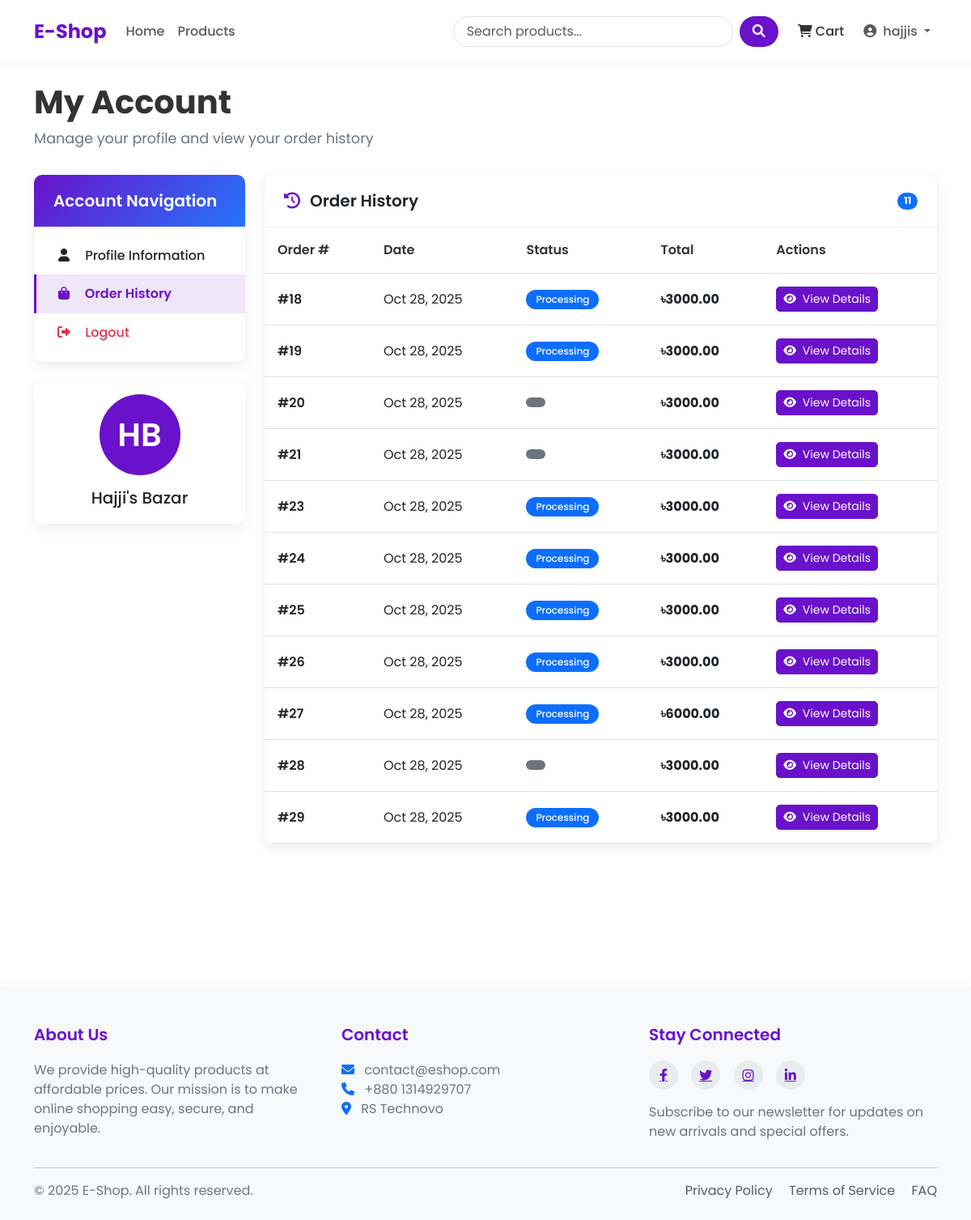
Page /profile/?tab=orders (signed in) on the earlier database version.
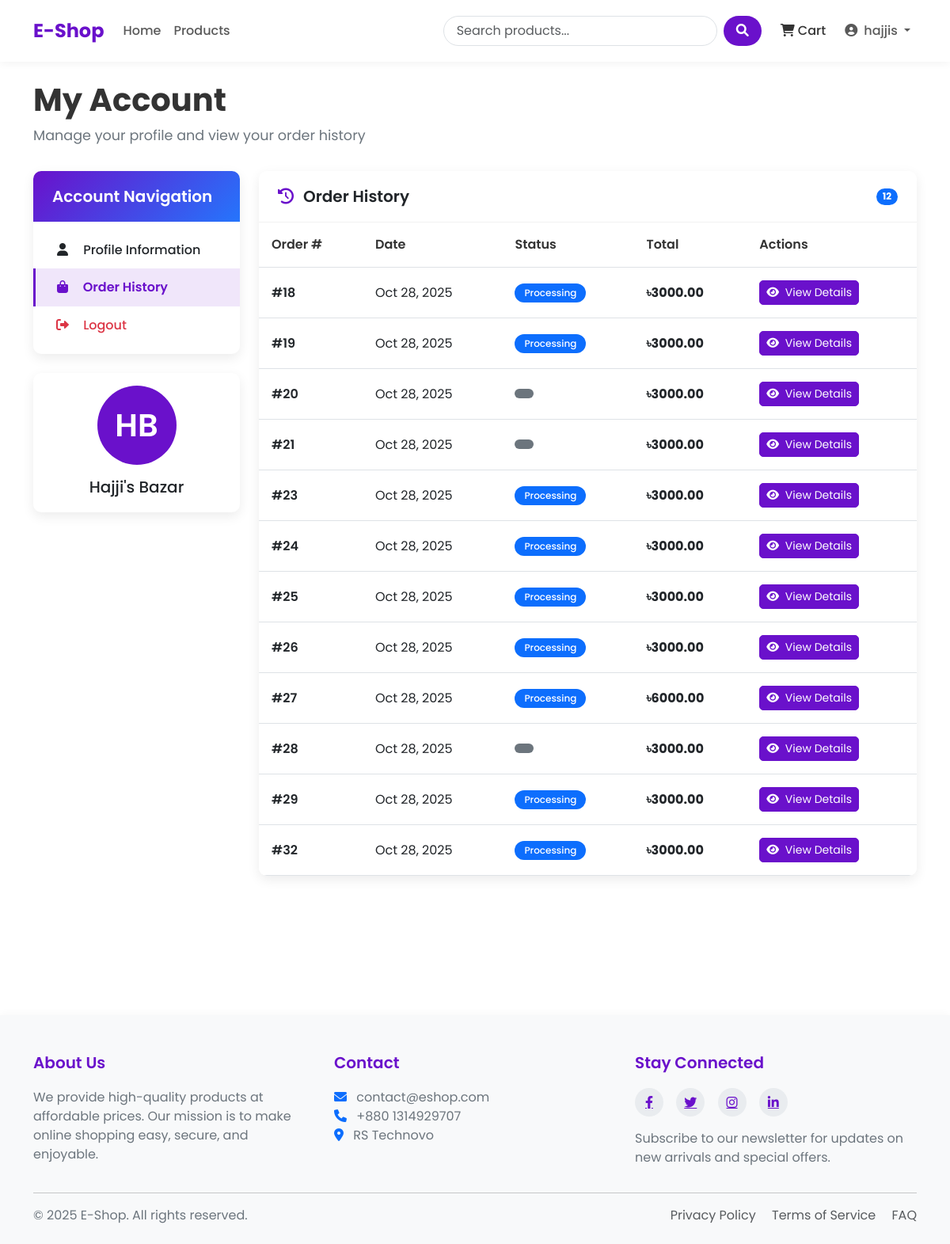
Same page on the later database version.
### shop/models.py (models this page shows, shortened)
class Order(models.Model):
    STATUS = [
        ('pending', 'Pending'),
        ('processing', 'Processing'),
        ('shipped', 'Shipped'),
        ('delivered', 'Delivered'),
        ('canceled', 'Canceled'),
    ]
    user = models.ForeignKey(User, on_delete=models.CASCADE, related_name='orders')
    first_name = models.CharField(max_length=100)
    last_name = models.CharField(max_length=100)
    email = models.EmailField()
    address = models.TextField()
    postal_code = models.CharField(max_length=100)
    phone = models.CharField(max_length=12)
    city = models.CharField(max_length=100)
    note = models.TextField()
    paid = models.BooleanField(default=False)
    transaction_id = models.CharField(max_length=100)
    created_at = models.DateTimeField(auto_now_add=True)
    updated_at = models.DateTimeField(auto_now=True)
    status = models.CharField(max_length=10, choices=STATUS)
    def get_total_cost(self):
        return sum(item.get_cost() for item in self.order_items.all()) # 100

class OrderItem(models.Model):
    order = models.ForeignKey(Order, on_delete=models.CASCADE, related_name='order_items')
    product = models.ForeignKey(Product, on_delete=models.CASCADE)
    quantity = models.PositiveBigIntegerField(default=1)
    price = models.DecimalField(max_digits=10, decimal_places=2)
    def get_cost(self):
        return self.quantity*self.product.price  # 20

class Product(models.Model):
    name = models.CharField(max_length=100)
    slug = models.SlugField(max_length=200, unique=True)
    category = models.ForeignKey(Category, on_delete=models.CASCADE, related_name='products')
    description = models.TextField()
    price = models.DecimalField(max_digits=10, decimal_places=2) # 405.99
    stock = models.PositiveBigIntegerField(default=1)
    available = models.BooleanField(default=True)
    created_at = models.DateTimeField(auto_now_add=True)
    updated_at = models.DateTimeField(auto_now=True)
    image = models.ImageField(upload_to='products/%Y/%m/%d') # products/25/10/2025

### shop/views.py (the view)
# urls.py: path("profile/", views.profile, name="profile"),
@login_required
def profile(request):
    tab = request.GET.get("tab")
    orders = Order.objects.filter(user=request.user)
    completed_orders = orders.filter(status="delivered")
    total_spent = sum(order.get_total_cost() for order in orders)
    order_history_active = tab == "orders"  # true or false return korbe
    return render(
        request,
        "shop/profile.html",
        {
            "user": request.user,
            "orders": orders,
            "completed_orders": completed_orders,
            "total_spent": total_spent,
            "order_history_active": order_history_active,
        },
    )

### shop/context_processors.py (called while the page is built)
def cart_items_count(request):
    if request.user.is_authenticated:
        try:
            cart = Cart.objects.get(user=request.user)
            return {'cart_items_count' : cart.get_total_items()}
        except Cart.DoesNotExist:
            {'cart_items_count' : 0}
    return {'cart_items_count' : 0}

### shop/models.py (called while the page is built)
    def get_total_items(self):
        return sum(item.quantity for item in self.items.all())

### templates/shop/profile.html (shortened to what the changed rows need)
{% extends 'base.html' %}
{% block content %}
<div class="profile-container">
    <div class="profile-header">
        <h1 class="profile-title">My Account</h1>
    </div>
    <div class="row">
        <div class="col-lg-9">
            {% if order_history_active %}
            <div class="content-card card">
                <div class="card-header d-flex justify-content-between align-items-center">
                    <h5 class="mb-0"><i class="fas fa-history"></i> Order History</h5>
                    {% if orders %}
                    <span class="badge bg-primary rounded-pill">{{ orders|length }}</span>
                    {% endif %}
                </div>
                <div class="card-body p-0">
                    {% if orders %}
                        <div class="table-responsive">
                            <table class="table order-table mb-0">
                                <thead>
                                    <tr>
                                        <th>Order #</th>
                                        <th>Date</th>
                                        <th>Status</th>
                                        <th>Total</th>
                                        <th>Actions</th>
                                    </tr>
                                </thead>
                                <tbody>
                                    {% for order in orders %}
                                    <tr>
                                        <td class="order-id">#{{ order.id }}</td>
                                        <td>{{ order.created_at|date:"M d, Y" }}</td>
                                        <td>
                                            <span class="status-badge badge {% if order.status == 'delivered' %}bg-success{% elif order.status == 'shipped' %}bg-info{% elif order.status == 'processing' %}bg-primary{% elif order.status == 'canceled' %}bg-danger{% else %}bg-secondary{% endif %}">
                                                {{ order.get_status_display }}
                                            </span>
                                        </td>
                                        <td class="fw-bold">৳{{ order.get_total_cost }}</td>
                                        <td>
                                            <button type="button" class="btn btn-sm btn-primary view-btn" data-bs-toggle="modal" data-bs-target="#orderModal{{ order.id }}">
                                                <i class="fas fa-eye me-1"></i> View Details
                                            </button>
                                        </td>
                                    </tr>
                                    {% endfor %}
                                </tbody>
                            </table>
                        </div>
                    {% endif %}
                </div>
            </div>
            {% endif %}
        </div>
    </div>
</div>
{% endblock %}

Differences in the rows shown:
added Order: id "32", created_at "Oct 28, 2025", status "Processing", get_total_cost "3000.00"
Other differences:
{{ orders|length }}: "11" → "12"
